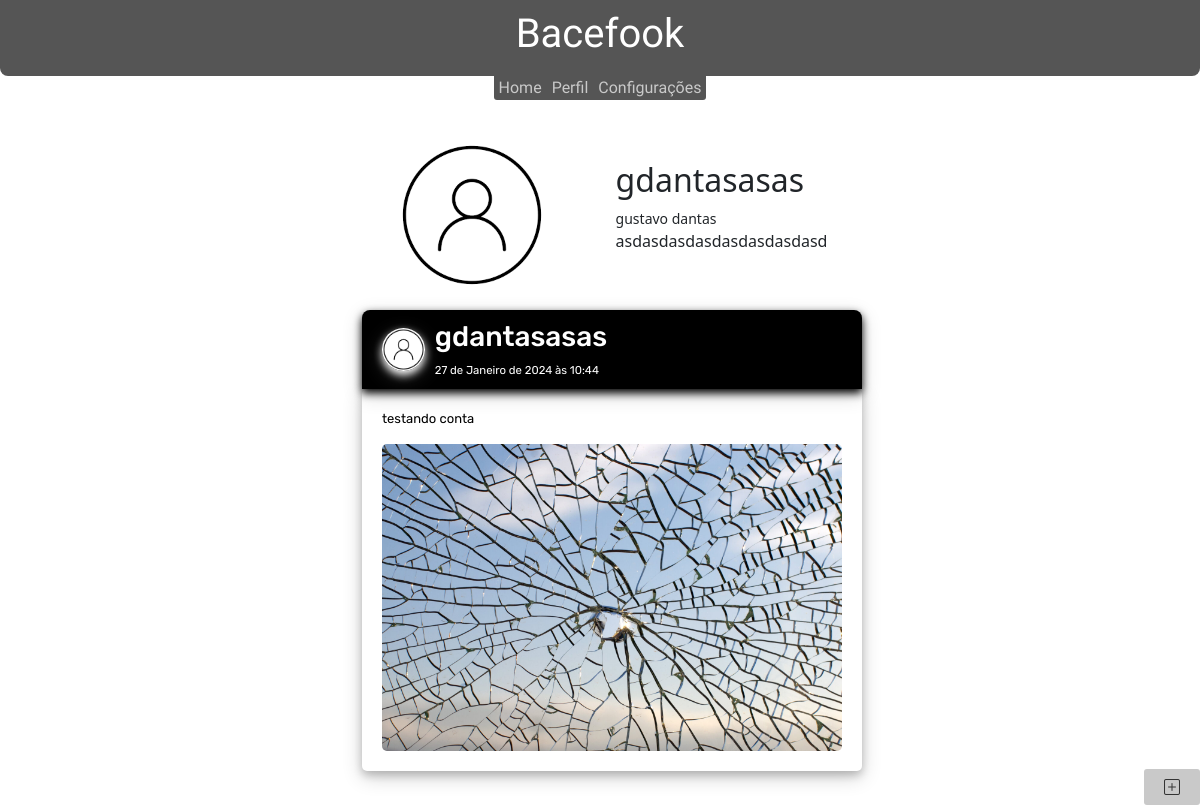
/perfil/gdantasasas (signed in), run on the app's committed database.
### usuarios/models.py (models this page shows, shortened)
class user_profile(models.Model):
    profile_user = models.OneToOneField(User, on_delete=models.CASCADE)
    profile_image = models.ImageField(blank=True, null=True, upload_to="profile_images")
    bio = models.TextField(max_length=240)
    gender = models.CharField(choices=gender_choices, max_length=10)
    nickname = models.CharField(max_length=20)
    name = models.CharField(max_length=20)
    surname = models.CharField(max_length=50)

### plataforma/models.py (models this page shows, shortened)
class Post(models.Model):
    author = models.ForeignKey(settings.AUTH_USER_MODEL, on_delete=models.CASCADE)
    text = models.TextField()
    created_date = models.DateTimeField(default=timezone.now)#conferir
    published_date = models.DateTimeField(blank= True, null = True)
    image = models.ImageField(null=True, blank=True, upload_to='images/')

### plataforma/views.py (the view)
# urls.py: path('perfil/<str:nickname>', views.perfil, name='perfil')
@login_required(login_url='/user/login/')
def perfil(request, nickname):
    current_user = User.objects.get(user_profile__nickname=nickname)
    posts = Post.objects.filter(author=current_user)
    if hasattr(current_user, 'user_profile'):
        return render(request, "plataforma/meu_perfil.html",{'posts': posts, 'user':current_user.user_profile})
    else:
        return redirect('edit_perfil')

### plataforma/context_processor.py (called while the page is built)
def user_data(request):
    user = request.user
    if user.is_authenticated:
        user_data_processor = {
            'nickname': user.user_profile.nickname,
        }
    else:
        user_data_processor = {}
    return {'user_data_processor': user_data_processor}

### plataforma/templates/plataforma/meu_perfil.html
{% extends 'usuarios/base.html' %}
{% block content %}
    <div class="profile-content">
        <img  src="{{user.profile_image.url}}">
        <div class="nick-name-bio">
            <h2>{{user.nickname}}</h2>
            <small>{{user.name}} {{user.surname}}</small>
            <p>{{user.bio}}</p>
        </div>
    </div>
    <div class="order-posts">
        {% for post in posts %}
            <div class="post">
                <div class="post-profile-info">
                    {% if post.author.user_profile.profile_image %}
                        <img src="{{post.author.user_profile.profile_image.url}}">
                    {% else %}
                        <img src="/media/no_user.png">
                    {% endif %}
                    <div class="author-date">
                        {% if post.author.user_profile.nickname %}
                            <h3>{{post.author.user_profile.nickname}}</h3>
                        {% else %}
                            <h3>anonymous user</h3>
                        {% endif %}
                        <small>{{post.published_date}}</small>
                    </div>
                </div>
                <div class="post-text-image">
                    <p><a href="{% url 'detail_post' id=post.id %}" >{{post.text}}</a></p>
                    {% if post.image %}
                        <div class="image-container">
                            <a href="{{post.image.url}}"><img src="{{post.image.url}}" class="centered-image"></a>
                        </div>
                    {% endif %}
                </div>
            </div>
        {% endfor %}
    </div>
{% endblock %}

### plataforma/static/css/styles.css (style rules this page uses)
* { padding: 0; margin: 0; box-sizing: border-box; }
.post { display: block; margin-bottom: 20px; border-radius: 5px; font-family: 'Rubik', sans-serif; font-size: small; color: black; text-decoration: none; width: 500px; max-height: 900px; }
.image-container { text-align: center; }
.centered-image { display: inline-block; max-width: 100%; max-height: 600px; border-radius: 5px; }
.post-profile-info { display: flex; align-items: center; width: 100%; padding-top: 10px; padding-bottom: 10px; margin: 0; background-color: black; border-top-right-radius: 8px; border-top-left-radius: 8px; box-shadow: 0 4px 8px 0 rgb(0, 0, 0), 0 6px 20px 0 rgba(0,0,0,0.19); }
.post-profile-info>img { width: 50px; border-radius: 50%; overflow: hidden; margin-right: 10px; margin-left: 20px; box-shadow: 0 4px 8px 0 rgb(255, 255, 255), 0 6px 20px 0 rgba(255, 255, 255, 0.19); }
.author-date { display: flex; flex-direction: column; width: 100%; color: white; }
.post-text-image { padding: 20px; box-shadow: 0 4px 8px 0 rgba(0,0,0,0.2), 0 6px 20px 0 rgba(0,0,0,0.19); border-radius: 5px; }
.post-text-image>p { max-height: 5em; overflow: hidden; overflow-y: auto; white-space: pre-line; }
.post-text-image>p>a { color: black; text-decoration: none; }
.order-posts { display: flex; flex-direction: column-reverse; align-items: center; width: 500px; }
.profile-content { display: flex; justify-content: space-around; align-items: center; width: 500px; background-color: #ffffff; padding-bottom: 20px; padding-top: 20px; }
.profile-content>img { border-radius: 50%; width: 150px; }

### data on the page
user_profile: profile_image (picture), nickname "gdantasasas", name "gustavo", surname "dantas", bio "asdasdasdasdasdasdasdasd"
Post: author.user_profile.profile_image (picture), author.user_profile.nickname "gdantasasas", published_date "27 de Janeiro de 2024 às 10:44", text "testando conta", image (picture)
